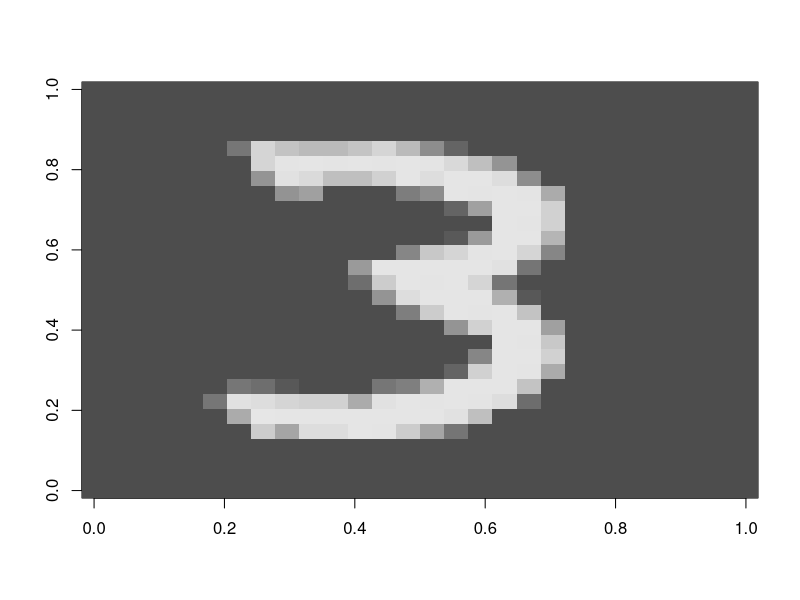

Reproduce this figure in R. (Note: a time limit stopped this script after it produced the figure.)
library('tidyverse')
library('caret')

set.seed(123)

dat_train = read_csv('train_data.csv') %>%
  mutate(label = as.factor(label))

# For predicting 1st number
m = matrix(unlist(dat_train[1,-1]),nrow=28,byrow=TRUE)
rotate = t(apply(m,2,rev))
image(rotate, col = grey.colors(255))

# What is it supposed to be?
dat_train[1,1]


train_control = trainControl(method = 'cv')

model_nn = train(
  dat_train %>% select(-label),
  dat_train$label,
  method = 'nnet'
)

saveRDS(model_nn, "./model_nn.rds")
